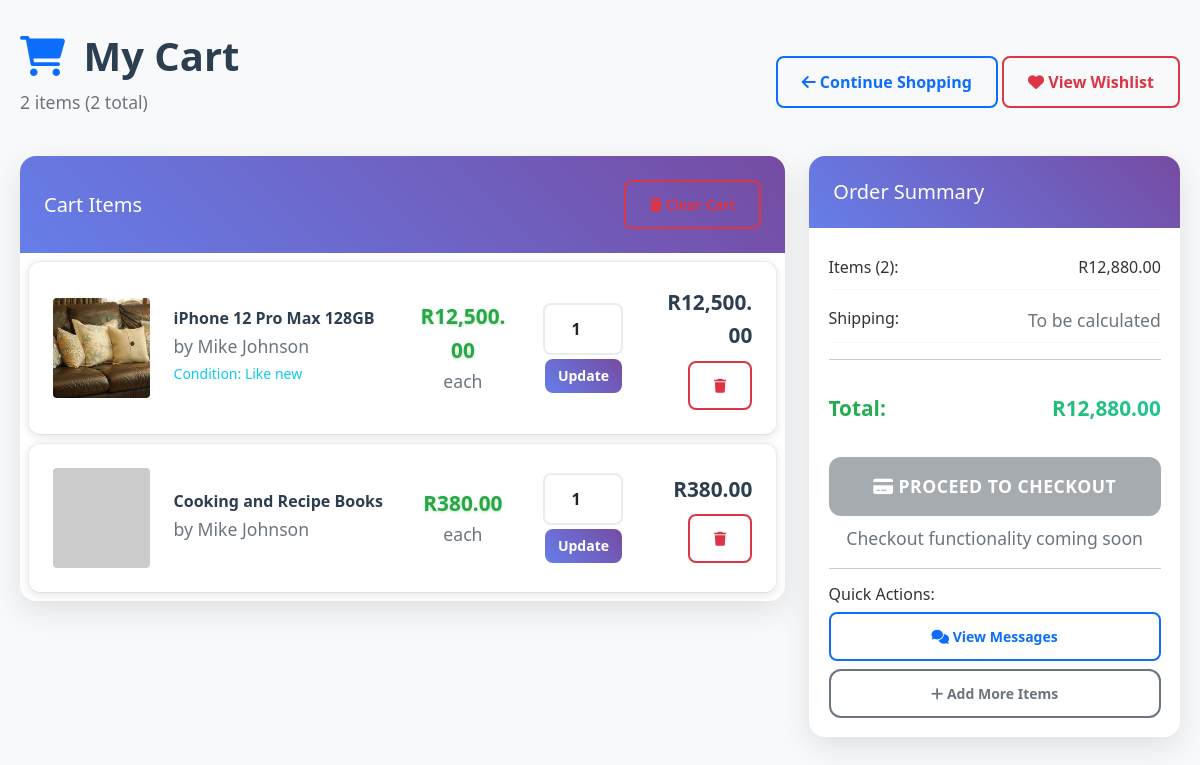
/pages/cart.php (signed in), run on the app's committed database.
### tables this page shows
CREATE TABLE cart (
    id INT PRIMARY KEY AUTO_INCREMENT,
    user_id INT NOT NULL,
    product_id INT NOT NULL,
    quantity INT DEFAULT 1,
    added_date TIMESTAMP DEFAULT CURRENT_TIMESTAMP,
    FOREIGN KEY (user_id) REFERENCES users(id) ON DELETE CASCADE,
    FOREIGN KEY (product_id) REFERENCES products(id) ON DELETE CASCADE,
    UNIQUE KEY unique_cart_item (user_id, product_id)
);

CREATE TABLE product_images (
    id INT PRIMARY KEY AUTO_INCREMENT,
    product_id INT NOT NULL,
    image_path VARCHAR(255) NOT NULL,
    is_primary BOOLEAN DEFAULT FALSE,
    upload_order INT DEFAULT 0,
    created_at TIMESTAMP DEFAULT CURRENT_TIMESTAMP,
    FOREIGN KEY (product_id) REFERENCES products(id) ON DELETE CASCADE
);

CREATE TABLE products (
    id INT PRIMARY KEY AUTO_INCREMENT,
    seller_id INT NOT NULL,
    category_id INT NOT NULL,
    title VARCHAR(100) NOT NULL,
    description TEXT NOT NULL,
    short_description VARCHAR(200),
    price DECIMAL(10,2) NOT NULL,
    condition_type ENUM('new', 'like_new', 'good', 'fair', 'poor') DEFAULT 'good',
    availability ENUM('available', 'sold', 'reserved') DEFAULT 'available',
    location VARCHAR(100),
    views INT DEFAULT 0,
    created_at TIMESTAMP DEFAULT CURRENT_TIMESTAMP,
    updated_at TIMESTAMP DEFAULT CURRENT_TIMESTAMP ON UPDATE CURRENT_TIMESTAMP,
    FOREIGN KEY (seller_id) REFERENCES users(id) ON DELETE CASCADE,
    FOREIGN KEY (category_id) REFERENCES categories(id)
);

CREATE TABLE users (
    id INT PRIMARY KEY AUTO_INCREMENT,
    username VARCHAR(50) UNIQUE NOT NULL,
    email VARCHAR(100) UNIQUE NOT NULL,
    password VARCHAR(255) NOT NULL,
    first_name VARCHAR(50) NOT NULL,
    last_name VARCHAR(50) NOT NULL,
    phone VARCHAR(20),
    location VARCHAR(100),
    bio TEXT,
    rating DECIMAL(3,2) DEFAULT 0.00,
    total_ratings INT DEFAULT 0,
    role TINYINT DEFAULT 0 COMMENT '0 = regular user, 1 = admin',
    created_at TIMESTAMP DEFAULT CURRENT_TIMESTAMP,
    updated_at TIMESTAMP DEFAULT CURRENT_TIMESTAMP ON UPDATE CURRENT_TIMESTAMP,
    is_active BOOLEAN DEFAULT TRUE
);

### pages/cart.php (the view, shortened to what this page needs)
<?php
include("../includes/db.php");
$user_id = $_SESSION['user_id'];
$cartQuery = "SELECT c.*, p.title, p.price, p.availability, p.condition_type,
                     pi.image_path, u.username as seller_name, u.first_name, u.last_name
              FROM cart c
              JOIN products p ON c.product_id = p.id
              LEFT JOIN product_images pi ON p.id = pi.product_id AND pi.is_primary = 1
              JOIN users u ON p.seller_id = u.id
              WHERE c.user_id = ?
              ORDER BY c.added_date DESC";
$cartStmt = mysqli_prepare($conn, $cartQuery);
mysqli_stmt_bind_param($cartStmt, "i", $user_id);
mysqli_stmt_execute($cartStmt);
$cartItems = mysqli_stmt_get_result($cartStmt);
$totalItems = 0;
$totalPrice = 0;
$cartItemsArray = [];
while ($item = mysqli_fetch_assoc($cartItems)) {
    $cartItemsArray[] = $item;
    $totalItems += $item['quantity'];
    $totalPrice += ($item['price'] * $item['quantity']);
}
?>
<!DOCTYPE html>
<html lang="en">
<head>
    <link href="https://cdn.jsdelivr.net/npm/bootstrap@5.1.3/dist/css/bootstrap.min.css" rel="stylesheet">
    <link rel="stylesheet" href="https://cdnjs.cloudflare.com/ajax/libs/font-awesome/6.0.0/css/all.min.css">
    <link rel="stylesheet" type="text/css" href="../assets/css/styles.css">
</head>
<body>
    <div class="cart-page-wrapper">
        <div class="container">
        <div class="row">
            <div class="col-12">
                <div class="d-flex justify-content-between align-items-center mb-4">
                    <div>
                        <h1 class="page-title">
                            <i class="fas fa-shopping-cart text-primary"></i> My Cart
                        </h1>
                        <p class="text-muted">
                            <?php echo count($cartItemsArray); ?> item<?php echo count($cartItemsArray) != 1 ? 's' : ''; ?>
                            (<?php echo $totalItems; ?> total)
                        </p>
                    </div>
                    <div>
                        <a href="home.php" class="btn btn-outline-primary">
                            <i class="fas fa-arrow-left"></i> Continue Shopping
                        </a>
                        <a href="wishlist.php" class="btn btn-outline-danger">
                            <i class="fas fa-heart"></i> View Wishlist
                        </a>
                    </div>
                </div>
                <?php if (!empty($cartItemsArray)): ?>
                <div class="row">
                    <div class="col-lg-8">
                        <div class="card">
                            <div class="card-header d-flex justify-content-between align-items-center">
                                <h5 class="mb-0">Cart Items</h5>
                                <?php if (count($cartItemsArray) > 0): ?>
                                <form method="POST" style="display: inline;">
                                    <button type="submit" class="btn btn-outline-danger btn-sm"
                                            onclick="return confirm('Clear entire cart?')">
                                        <i class="fas fa-trash"></i> Clear Cart
                                    </button>
                                </form>
                                <?php endif; ?>
                            </div>
                            <div class="card-body p-0">
                                <?php foreach ($cartItemsArray as $item): ?>
                                <div class="cart-item p-3 border-bottom">
                                    <div class="row align-items-center">
                                        <div class="col-md-2">
                                            <?php
                                            $cartImagePath = 'https://via.placeholder.com/100x100?text=No+Image';
                                            if (!empty($item['image_path'])) {
                                                if (str_starts_with($item['image_path'], 'http')) {
                                                    $cartImagePath = $item['image_path'];
                                                } else {
                                                    if (str_starts_with($item['image_path'], 'uploads/')) {
                                                        $cartImagePath = $item['image_path'];
                                                    } else {
                                                        $cartImagePath = 'uploads/' . $item['image_path'];
                                                    }
                                                }
                                            }
                                            ?>
                                            <img src="<?php echo htmlspecialchars($cartImagePath); ?>"
                                                 class="img-fluid rounded"
                                                 alt="<?php echo htmlspecialchars($item['title']); ?>"
                                                 style="height: 80px; object-fit: cover; width: 100%;"
                                                 onerror="this.src='https://via.placeholder.com/100x100?text=No+Image'">
                                        </div>
                                        <div class="col-md-4">
                                            <h6 class="mb-1">
                                <a href="product-details.php?id=<?php echo $item['product_id']; ?>"
                                                   class="text-decoration-none">
                                                    <?php echo htmlspecialchars($item['title']); ?>
                                                </a>
                                            </h6>
                                            <small class="text-muted">
                                                by <?php echo htmlspecialchars($item['first_name'] . ' ' . $item['last_name']); ?>
                                            </small>
                                            <?php if ($item['condition_type'] !== 'good'): ?>
                                            <br><small class="text-info">
                                                Condition: <?php echo ucfirst(str_replace('_', ' ', $item['condition_type'])); ?>
                                            </small>
                                            <?php endif; ?>
                                        </div>
                                        <div class="col-md-2 text-center">
                                            <div class="price">R<?php echo number_format($item['price'], 2); ?></div>
                                            <small class="text-muted">each</small>
                                        </div>
                                        <div class="col-md-2">
                                            <?php if ($item['availability'] === 'available'): ?>
                                            <form method="POST" class="quantity-form">
                                                <div class="text-center">
                                                    <input type="number" name="quantity" class="form-control text-center quantity-input"
                                                           value="<?php echo $item['quantity']; ?>" min="1" max="10" style="width: 80px; margin: 0 auto;">
                                                </div>
                                                <div class="text-center mt-1">
                                                    <button type="submit" class="btn btn-sm btn-primary">Update</button>
                                                </div>
                                            </form>
                                            <?php else: ?>
                                            <div class="text-center">
                                                <span class="text-muted">Qty: <?php echo $item['quantity']; ?></span>
                                            </div>
                                            <?php endif; ?>
                                        </div>
                                        <div class="col-md-2 text-end">
                                            <div class="item-total mb-2">
                                                <strong>R<?php echo number_format($item['price'] * $item['quantity'], 2); ?></strong>
                                            </div>
                                            <form method="POST" style="display: inline;">
                                                <button type="submit" class="btn btn-sm btn-outline-danger"
                                                        onclick="return confirm('Remove from cart?')"
                                                        title="Remove from cart">
                                                    <i class="fas fa-trash"></i>
                                                </button>
                                            </form>
                                        </div>
                                    </div>
                                </div>
                                <?php endforeach; ?>
                            </div>
                        </div>
                    </div>
                    <div class="col-lg-4">
                        <div class="card">
                            <div class="card-header">
                                <h5 class="mb-0">Order Summary</h5>
                            </div>
                            <div class="card-body">
                                <div class="summary-row d-flex justify-content-between mb-2">
                                    <span>Items (<?php echo $totalItems; ?>):</span>
                                    <span>R<?php echo number_format($totalPrice, 2); ?></span>
                                </div>
                                <div class="summary-row d-flex justify-content-between mb-2">
                                    <span>Shipping:</span>
                                    <span class="text-muted">To be calculated</span>
                                </div>
                                <hr>
                                <div class="summary-total d-flex justify-content-between mb-3">
                                    <strong>Total:</strong>
                                    <strong class="text-success">R<?php echo number_format($totalPrice, 2); ?></strong>
                                </div>
                                <div class="d-grid gap-2">
                                    <button class="btn btn-success btn-lg" disabled>
                                        <i class="fas fa-credit-card"></i> Proceed to Checkout
                                    </button>
                                    <small class="text-muted text-center">
                                        Checkout functionality coming soon
                                    </small>
                                </div>
                                <hr>
                                <div class="contact-sellers">
                                    <h6>Quick Actions:</h6>
                                    <div class="d-grid gap-2">
                                        <a href="messages.php" class="btn btn-outline-primary btn-sm">
                                            <i class="fas fa-comments"></i> View Messages
                                        </a>
                                        <a href="home.php" class="btn btn-outline-secondary btn-sm">
                                            <i class="fas fa-plus"></i> Add More Items
                                        </a>
                                    </div>
                                </div>
                            </div>
                        </div>
                    </div>
                </div>
                <?php endif; ?>
            </div>
        </div>
    </div>
</body>
</html>

### data on the page
cart: product_images.image_path (picture), product.title "iPhone 12 Pro Max 128GB", users.first_name+last_name "Mike Johnson", product.condition_type "Like new", product.price "12,500.00", quantity "1", $item['price'] * $item['quantity'] "12,500.00"
cart: product.title "Cooking and Recipe Books", users.first_name+last_name "Mike Johnson", product.price "380.00", quantity "1", $item['price']*$item['quantity'] "380.00"

### other printed values
count($cartItemsArray) "2"
$totalItems "2"
$totalPrice "12,880.00"
